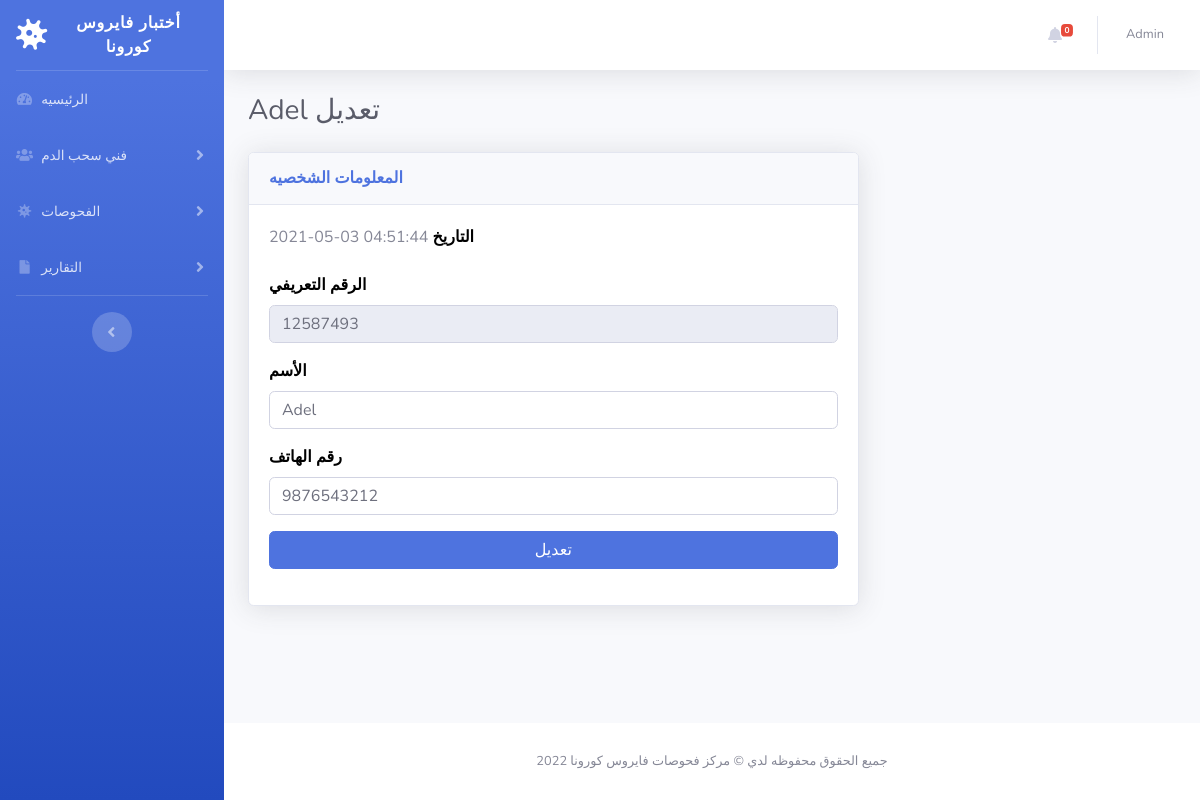
The app's page /edit-phlebotomist.php?pid=3 (signed in) with its own data.
### tables this page shows
CREATE TABLE `tblphlebotomist` (
  `id` int(11) NOT NULL,
  `EmpID` varchar(100) DEFAULT NULL,
  `FullName` varchar(120) DEFAULT NULL,
  `MobileNumber` bigint(12) DEFAULT NULL,
  `RegDate` timestamp NULL DEFAULT current_timestamp()
);

### edit-phlebotomist.php (the view, shortened to what this page needs)
<?php session_start();
include_once('includes/config.php');
if (strlen($_SESSION['aid']==0)) {
  header('location:logout.php');
  } else{
?>
<!DOCTYPE html>
<html lang="en">
<head>
    <link href="vendor/fontawesome-free/css/all.min.css" rel="stylesheet" type="text/css">
    <link href="css/sb-admin-2.min.css" rel="stylesheet">
</head>
<body id="page-top">
    <div id="wrapper">
<?php include_once('includes/sidebar.php');?>
        <div id="content-wrapper" class="d-flex flex-column">
            <div id="content">
          <?php include_once('includes/topbar.php');?>
                <div class="container-fluid">
<?php
$pid=intval($_GET['pid']);
$query=mysqli_query($con,"select * from tblphlebotomist where id='$pid'");
while($row=mysqli_fetch_array($query)){
?>
<h1 class="h3 mb-4 text-gray-800"><?php echo $row['FullName'];?> تعديل</h1>
<form name="editphlebotomist" method="post">
  <div class="row">
                        <div class="col-lg-8">
                            <div class="card shadow mb-4">
                                <div class="card-header py-3">
                                    <h6 class="m-0 font-weight-bold text-primary">المعلومات الشخصيه</h6>
                                </div>
                                <div class="card-body">
 <div class="form-group">
                            <?php echo $row['RegDate'];?>
                            <label>التاريخ </label>
                                        </div>
                  <div class="form-group">
                            <label>الرقم التعريفي</label>
                             <input type="text" class="form-control" id="empid" name="empid"  value="<?php echo $row['EmpID'];?>"  readonly="true" >
                                        </div>
                        <div class="form-group">
                            <label>الأسم</label>
                                            <input type="text" class="form-control" id="fullname" name="fullname"  placeholder="Enter your full name..." pattern="[A-Za-z ]+" title="letters only" value="<?php echo $row['FullName'];?>" required="true">
                                        </div>
                                        <div class="form-group">
                                             <label>رقم الهاتف</label>
                                  <input type="text" class="form-control" id="mobilenumber" name="mobilenumber" placeholder="Please enter your mobile number" pattern="[0-9]{10}" title="10 numeric characters only" value="<?php echo $row['MobileNumber'];?>" required="true" >
                                        </div>
        <div class="form-group">
                                 <input type="submit" class="btn btn-primary btn-user btn-block" name="update" id="update" value="تعديل">
                             </div>
                                </div>
                            </div>
                        </div>
                    </div>
</form>
<?php } ?>
                </div>
            </div>
           <?php include_once('includes/footer.php');?>
        </div>
    </div>
</body>
</html>
<?php } ?>

### includes/topbar.php (shortened to what this page needs)
      <nav class="navbar navbar-expand navbar-light bg-white topbar mb-4 static-top shadow">
            <?php if($_SESSION['aid']):?>
                    <ul class="navbar-nav ml-auto">
<?php $query=mysqli_query($con,"select * from tbltestrecord where ReportStatus is null");
$count=mysqli_num_rows($query);
?>
                        <li class="nav-item dropdown no-arrow mx-1">
                            <a class="nav-link dropdown-toggle" href="#" id="alertsDropdown" role="button"
                                data-toggle="dropdown" aria-haspopup="true" aria-expanded="false">
                                <i class="fas fa-bell fa-fw"></i>
                                <span class="badge badge-danger badge-counter"><?php echo $count;?></span>
                            </a>
                        </li>
                        <li class="nav-item dropdown no-arrow">
                            <a class="nav-link dropdown-toggle" href="#" id="userDropdown" role="button"
                                data-toggle="dropdown" aria-haspopup="true" aria-expanded="false">
                <?php
$adid=$_SESSION['aid'];
$ret1=mysqli_query($con,"select AdminName from tbladmin where ID='$adid'");
while($row1=mysqli_fetch_array($ret1)){
?>
                                <span class="mr-2 d-none d-lg-inline text-gray-600 small"><?php  echo $row1['AdminName'];?></span>
                           <?php } ?>
                            </a>
                        </li>
                    </ul>
                <?php endif;?>
                </nav>

### edit-phlebotomist.php (style rules this page uses)
label { font-size:16px; font-weight:bold; color:#000; }

### records on screen
tblphlebotomist: FullName "Adel", RegDate "2021-05-03 04:51:44", empid "12587493", fullname "Adel", mobilenumber "9876543212"

### other values on screen
$count "0"
$row1['AdminName'] "Admin"
